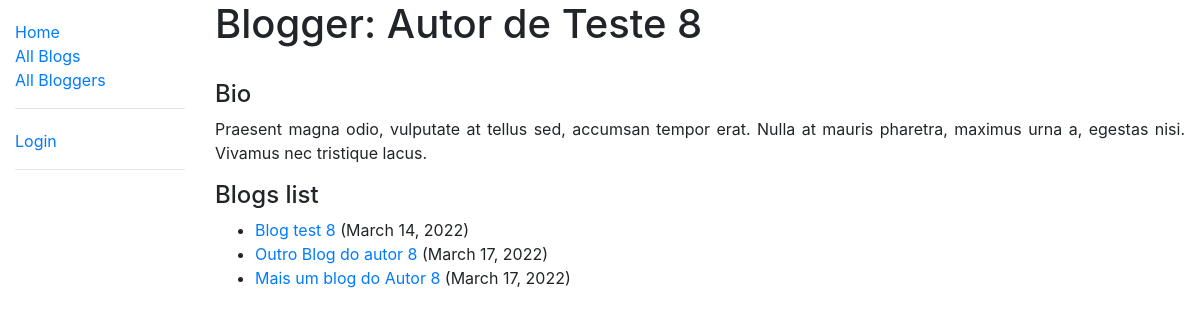
The app's page /blog/blogger/autor-de-teste-8 with its own data.
### web/models.py (models this page shows, shortened)
class Blogger(models.Model):
    first_name = models.CharField(max_length=64,  null=True, help_text='Blogger first name')
    last_name = models.CharField(max_length=64, null=True, help_text='Blogger last name')
    slug = models.SlugField(max_length=128, null=True, blank=True, db_index=True, help_text='for URL purposes')
    bio = models.TextField(max_length=2000, null=True, blank=True)
    blogs = models.ManyToManyField('Blog', blank=True, help_text='blogs written by this author', editable=True, )

class Blog(models.Model):
    title = models.CharField(max_length=100, help_text='Blog title')
    slug = models.SlugField(max_length=100, null=True, blank=True, db_index=True, help_text='for URL purposes.')
    post_date = models.DateField(auto_now_add=True)
    author = models.ForeignKey(Blogger, on_delete=models.SET_NULL, null=True)
    description = models.TextField(max_length=2000)
    comments = models.ManyToManyField(Comment, blank=True, help_text='comments for this post', editable=False)
    def __str__(self):
        return f'\n{self.title}'
    def get_absolute_url(self):
        return reverse('blog_detail', args=[self.slug])

### web/views.py (the view)
# urls.py: path('blogger/<slug:slug>', views.BloggerDetailView.as_view(), name='blogger_detail'),
class BloggerDetailView(generic.DetailView):
    model = Blogger

### web/templates/web/blogger_detail.html (shortened to what this page needs)
{% extends "base.html" %}
{% block content %}
    <h1>Blogger: {{blogger.first_name}} {{ blogger.last_name }}</h1>
    <br>
    <h4>Bio</h4>
    <p align="justify">{{ blogger.bio }}</p>
    <h4>Blogs list</h4>
        <ul>
            {% for blogs in blogger.blogs.all %}
                <li>
                    <a href="{{ blogs.get_absolute_url }}">{{ blogs }}</a> ({{ blogs.post_date }})
                </li>
            {% endfor %}
        </ul>
{% endblock %}

### records on screen
Blogger: first_name "Autor", last_name "de Teste 8", bio "Praesent magna odio, vulputate at tellus sed, accumsan tempor erat. Nulla at mauris pharetra, maximus urna a, egestas nisi. Vivamus nec tristique lacus."
Blog: title "Blog test 8", post_date "March 14, 2022"
Blog: title "Outro Blog do autor 8", post_date "March 17, 2022"
Blog: title "Mais um blog do Autor 8", post_date "March 17, 2022"
